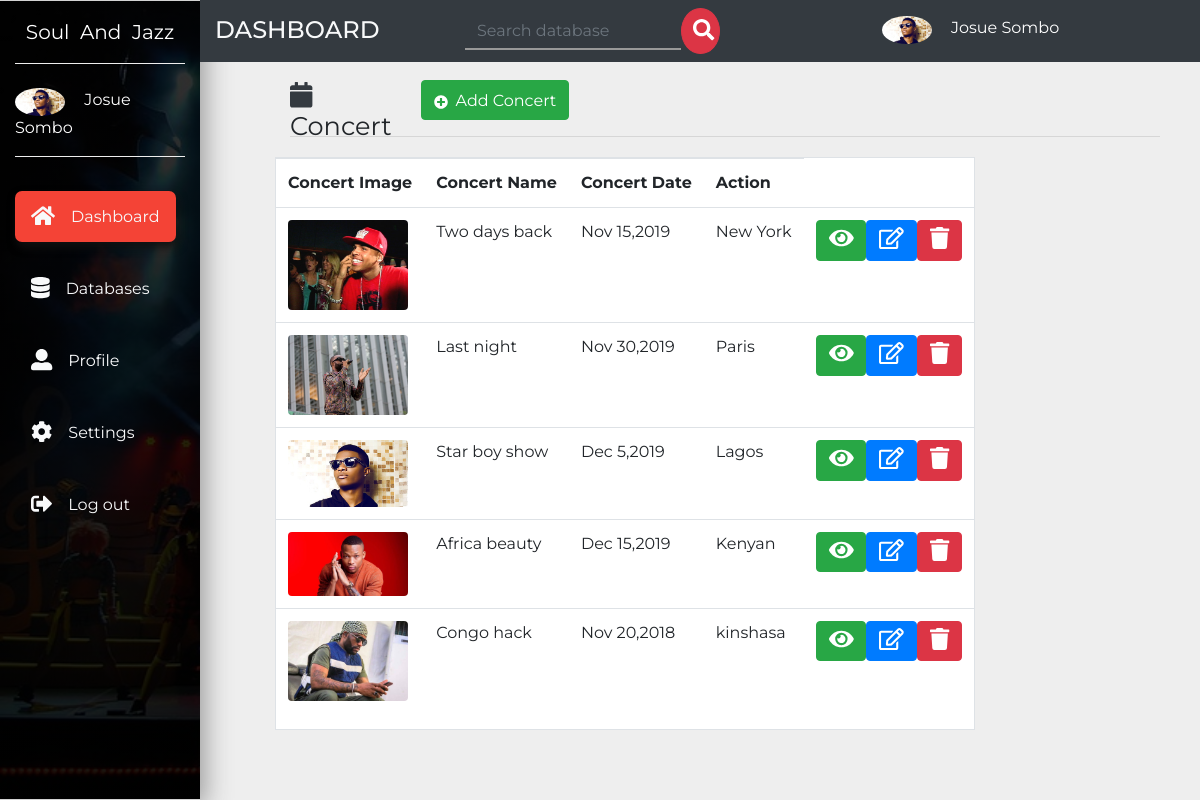
Screenshot of /admin/concert/index.php with the database file from the repository.
### tables this page shows
CREATE TABLE `user` (
  `id` int(11) NOT NULL AUTO_INCREMENT,
  `name` varchar(20) NOT NULL,
  `email` varchar(20) NOT NULL,
  `password` varchar(20) NOT NULL,
  `address` varchar(200) NOT NULL,
  `language` varchar(20) NOT NULL,
  `avatar` varchar(255) NOT NULL,
  `privilege` varchar(10) DEFAULT NULL,
  PRIMARY KEY (`id`)
);

CREATE TABLE `concert` (
  `id` int(11) NOT NULL AUTO_INCREMENT,
  `concert_name` varchar(25) NOT NULL,
  `concert_img` varchar(25) NOT NULL,
  `concert_date` varchar(30) NOT NULL,
  `concert_place` varchar(20) NOT NULL,
  PRIMARY KEY (`id`)
);

### admin/db-conf.php (called while the page is built, shortened)
<?php
$con = mysqli_connect('localhost','josue','josue','blog');
$id_loginuser = $_SESSION['user'];
$sql = "SELECT * from user where id='$id_loginuser'";
$result = mysqli_query($con,$sql);
while($row = mysqli_fetch_assoc($result))
{
$name = $row['name'];
$avatar = $row['avatar'];
}
?>

### admin/concert/index.php (the view, shortened to what this page needs)
<?php include_once('../db-conf.php');?>
<!DOCTYPE html>
<html lang="en">
  <head>
    <link rel="stylesheet" href="https://stackpath.bootstrapcdn.com/bootstrap/4.3.1/css/bootstrap.min.css">
    <link href="../../css/all.css" rel="stylesheet">
    <link rel="stylesheet" href="../../css/master.css">
  </head>
  <body>
  <nav class="navbar navbar-expand-md navbar-dark small">
  <div class="collapse navbar-collapse" id="navbarNavDropdown">
    <div class="container-fluid">
      <div class="row">
         <div class="col-lg-2 col-md-2 sidebar fixed-top">
         <a class="navbar-brand text-white d-block mx-auto text-center py-3 mb-4 botton-brand" href="../header.php">Soul &nbsp;And &nbsp;Jazz</a>
         <div class="botton-brand pb-3 mb-5">
           <img src="<?php echo "../".$avatar;?>" class="rounded-circle mr-3" width="50" alt="image">
           <a href="../header.php" class="text-white small-link"><?php echo $name;?></a>
         </div>
         <ul class="navbar-nav flex-column mt-4">
           <li class="navbar-item mb-5 mt-xs-2"><a href="../header.php" class="navbar-link text-light p-3 sidebar-link current"><i class="fa fa-home text-light fa-lg mr-3"></i>Dashboard</a></li>
           <li class="navbar-item mb-5"><a href="../database.php" class="navbar-link text-light p-3 sidebar-link"><i class="fas fa-database text-light fa-lg mr-3"></i>Databases</a></li>
           <li class="navbar-item mb-5"><a href="../profile.php" class="navbar-link text-light p-3 sidebar-link"><i class="fas fa-user-alt text-light fa-lg mr-3"></i>Profile</a></li>
           <li class="navbar-item mb-5"><a href="../setting.php" class="navbar-link text-light p-3 sidebar-link"><i class="fas fa-cog text-light fa-lg mr-3"></i>Settings</a></li>
           <li class="navbar-item mb-5"><a href="../logout.php" data-toggle="modal" data-target="#logout" class="navbar-link text-light p-3 sidebar-link"><i class="fas fa-sign-out-alt text-light fa-lg mr-3"></i>Log out</a></li>
         </ul>
         </div>
         <div class="col-lg-10 col-md-10 rightbar bg-dark ml-auto fixed-top py-2">
           <div class="row">
             <div class="col-md-3">
              <h4 class="text-uppercase text-light mb-0 pt-2">Dashboard</h4>
             </div>
             <div class="col-md-5 small-hide">
              <form method="post" action="../search.php" class="form-inline mb-0">
                <input type="search" name="search" id="search" placeholder="Search database" class="form-control search-bar">
                <button class="btn btn-danger search-button"><i class="fas fa-search fa-lg" style="margin-left: -5px;"></i></button>
              </form>
             </div>
             <div class="col-md-4 pt-2 small-hide">
               <img src="<?php echo "../".$avatar;?>" class="rounded-circle mr-3" width="50" alt="image">
               <a href="" class="text-white"><?php echo $name;?></a>
             </div>
           </div>
         </div>
      </div>
    </div>
  </div>
</nav>
<div class="container-fluid">
  <div class="row">
    <div class="col-lg-9 ml-auto " id="left-side">
      <div class="row pt-5 mt-3 mb-5">
        <div class="col-sm-12 mb-1">
          <h3 class="display-4 mt-auto" style="width:15%;font-size: 1.6rem;float: left;"><i class="fas fa-calendar text-light fa-1x mr-3 text-dark mr-3"></i><strong class="pt-5">Concert</strong></h3> <a href="" class="btn btn-success" data-toggle="modal" data-target="#eventadd"><i class="fas fa-plus-circle pr-2 icon"></i>Add Concert</a>
        <hr>
        </div>
        <div class="bg-white border">
          <table class="table table-hover">
            <tr>
              <th>Concert Image</th>
              <th>Concert Name</th>
              <th>Concert Date</th>
              <th>Action</th>
            </tr>
          <?php
          $sql = 'SELECT * FROM concert';
          $result = mysqli_query($con,$sql);
          while($row = mysqli_fetch_assoc($result)){?>
            <tr>
              <td><img src="<?php echo "../../".$row['concert_img'];?>" alt="image" class="img-fuid rounded" width="120"></td>
              <td><?php echo $row['concert_name'];?></td>
              <td><?php echo $row['concert_date'];?></td>
	      <td><?php echo $row['concert_place'];?></td>
              <td>
                <div style="display: flex;">
                <a href="view.php?view=<?php echo $row['id'];?>" class="btn btn-success text-white small-cus"><i class="fas fa-eye text-white pt-0 icon"></i></a>
                <a href="edit.php?edit=<?php echo $row['id'];?>" class="btn btn-primary small-cus"><i class="far fa-edit icon pt-0"></i></a>
                <a href="index.php?delete=<?php echo $row['id'];?>" class="btn btn-danger small-cus"><i class="fas fa-trash  icon pt-0"></i></a>
                </div>
              </td>
            </tr>
          <?php }?>
          </table>
        </div>
    </div>
  </div>
</div>
</div>
  </body>
</html>

### css/all.css (style rules this page uses)
.fa-lg { font-size: 1.33333em; line-height: 0.75em; vertical-align: -.0667em; }
.fa-1x { font-size: 1em; }
.fa-calendar:before { content: "\f133"; }
.fa-cog:before { content: "\f013"; }
.fa-database:before { content: "\f1c0"; }
.fa-edit:before { content: "\f044"; }
.fa-eye:before { content: "\f06e"; }
.fa-home:before { content: "\f015"; }
.fa-plus-circle:before { content: "\f055"; }
.fa-search:before { content: "\f002"; }
.fa-sign-out-alt:before { content: "\f2f5"; }
.fa-trash:before { content: "\f1f8"; }
.fa-user-alt:before { content: "\f406"; }

### css/master.css (style rules this page uses)
body { font-family: 'Montserrat', sans-serif; background: #eee; }
#left-side { position: absolute; left: 275px; }
ul li,a { font-size: 1rem; }
.current { background: #f44336; border-radius: 7px; box-shadow: 2px 5px 10px #111; transition: all .3s; }
.search-bar { background: transparent; border: none; border-radius:0; border-bottom: 2px solid #999; }
.search-button { width: 10%; border-radius: 50%; padding: 10px 16px; }
.sidebar { border-top:1px solid lightgray; background: linear-gradient(rgba(0,0,0,.8),rgba(0,0,0,.9)), url('../img/news.jpg'); background-size: cover; background-repeat: no-repeat; height: 100vh; border-bottom: 1px solid lightgray; box-sizing: border-box; box-shadow: 5px 7px 25px #999; }
.botton-brand { border-bottom: 1px groove #eee; }
.sidebar-link { transition: all .4s; }
.icon { font-size: 22px; padding-top: 8px; }

### rows the page displays
user: avatar (picture), name "Josue Sombo"
concert: concert_img (picture), concert_name "Two days back", concert_date "Nov 15,2019", concert_place "New York"
concert: concert_img (picture), concert_name "Last night", concert_date "Nov 30,2019", concert_place "Paris"
concert: concert_img (picture), concert_name "Star boy show", concert_date "Dec 5,2019", concert_place "Lagos"
concert: concert_img (picture), concert_name "Africa beauty", concert_date "Dec 15,2019", concert_place "Kenyan"
concert: concert_img (picture), concert_name "Congo hack", concert_date "Nov 20,2018", concert_place "kinshasa"
